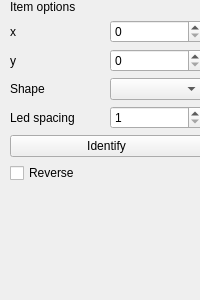
<?xml version="1.0" encoding="UTF-8"?>
<ui version="4.0">
 <class>ItemOptions</class>
 <widget class="QWidget" name="ItemOptions">
  <property name="geometry">
   <rect>
    <x>0</x>
    <y>0</y>
    <width>200</width>
    <height>300</height>
   </rect>
  </property>
  <property name="windowTitle">
   <string>Form</string>
  </property>
  <widget class="QWidget" name="verticalLayoutWidget">
   <property name="geometry">
    <rect>
     <x>10</x>
     <y>0</y>
     <width>193</width>
     <height>281</height>
    </rect>
   </property>
   <layout class="QVBoxLayout" name="verticalLayout" stretch="0,1,1,1,1,0,1,1">
    <property name="spacing">
     <number>6</number>
    </property>
    <item>
     <widget class="QLabel" name="label_4">
      <property name="text">
       <string>Item options</string>
      </property>
     </widget>
    </item>
    <item>
     <layout class="QHBoxLayout" name="horizontalLayout">
      <item>
       <widget class="QLabel" name="zoneName">
        <property name="text">
         <string>x</string>
        </property>
       </widget>
      </item>
      <item>
       <widget class="QSpinBox" name="x_spinBox">
        <property name="maximum">
         <number>1024</number>
        </property>
       </widget>
      </item>
     </layout>
    </item>
    <item>
     <layout class="QHBoxLayout" name="horizontalLayout_2">
      <item>
       <widget class="QLabel" name="label">
        <property name="text">
         <string>y</string>
        </property>
       </widget>
      </item>
      <item>
       <widget class="QSpinBox" name="y_spinBox">
        <property name="maximum">
         <number>1024</number>
        </property>
       </widget>
      </item>
     </layout>
    </item>
    <item>
     <layout class="QHBoxLayout" name="horizontalLayout_3">
      <item>
       <widget class="QLabel" name="label_2">
        <property name="text">
         <string>Shape</string>
        </property>
       </widget>
      </item>
      <item>
       <widget class="QComboBox" name="shape_comboBox"/>
      </item>
     </layout>
    </item>
    <item>
     <layout class="QHBoxLayout" name="horizontalLayout_4">
      <item>
       <widget class="QLabel" name="label_3">
        <property name="text">
         <string>Led spacing</string>
        </property>
       </widget>
      </item>
      <item>
       <widget class="QSpinBox" name="led_spacing_spinBox">
        <property name="minimum">
         <number>1</number>
        </property>
        <property name="maximum">
         <number>16</number>
        </property>
       </widget>
      </item>
     </layout>
    </item>
    <item>
     <widget class="QPushButton" name="identifyButton">
      <property name="text">
       <string>Identify</string>
      </property>
     </widget>
    </item>
    <item>
     <layout class="QHBoxLayout" name="horizontalLayout_5">
      <item>
       <widget class="QCheckBox" name="reverse_checkBox">
        <property name="text">
         <string>Reverse</string>
        </property>
       </widget>
      </item>
     </layout>
    </item>
    <item>
     <spacer name="verticalSpacer">
      <property name="orientation">
       <enum>Qt::Vertical</enum>
      </property>
      <property name="sizeHint" stdset="0">
       <size>
        <width>20</width>
        <height>40</height>
       </size>
      </property>
     </spacer>
    </item>
   </layout>
  </widget>
 </widget>
 <resources/>
 <connections/>
</ui>
